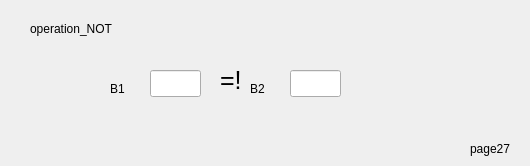
   <widget class="QWidget" name="page_28">
    <widget class="QLineEdit" name="lineEdit_57">
     <property name="geometry">
      <rect>
       <x>150</x>
       <y>70</y>
       <width>51</width>
       <height>27</height>
      </rect>
     </property>
    </widget>
    <widget class="QLabel" name="label_126">
     <property name="geometry">
      <rect>
       <x>220</x>
       <y>70</y>
       <width>41</width>
       <height>21</height>
      </rect>
     </property>
     <property name="font">
      <font>
       <pointsize>19</pointsize>
      </font>
     </property>
     <property name="text">
      <string>=!</string>
     </property>
    </widget>
    <widget class="QLabel" name="label_127">
     <property name="geometry">
      <rect>
       <x>470</x>
       <y>140</y>
       <width>51</width>
       <height>17</height>
      </rect>
     </property>
     <property name="text">
      <string>page27</string>
     </property>
    </widget>
    <widget class="QLabel" name="label_128">
     <property name="geometry">
      <rect>
       <x>110</x>
       <y>80</y>
       <width>41</width>
       <height>17</height>
      </rect>
     </property>
     <property name="text">
      <string>B1</string>
     </property>
    </widget>
    <widget class="QLabel" name="label_129">
     <property name="geometry">
      <rect>
       <x>250</x>
       <y>80</y>
       <width>41</width>
       <height>17</height>
      </rect>
     </property>
     <property name="text">
      <string>B2</string>
     </property>
    </widget>
    <widget class="QLineEdit" name="lineEdit_58">
     <property name="geometry">
      <rect>
       <x>290</x>
       <y>70</y>
       <width>51</width>
       <height>27</height>
      </rect>
     </property>
    </widget>
    <widget class="QLabel" name="label_130">
     <property name="geometry">
      <rect>
       <x>30</x>
       <y>20</y>
       <width>121</width>
       <height>17</height>
      </rect>
     </property>
     <property name="text">
      <string>operation_NOT</string>
     </property>
    </widget>
   </widget>
